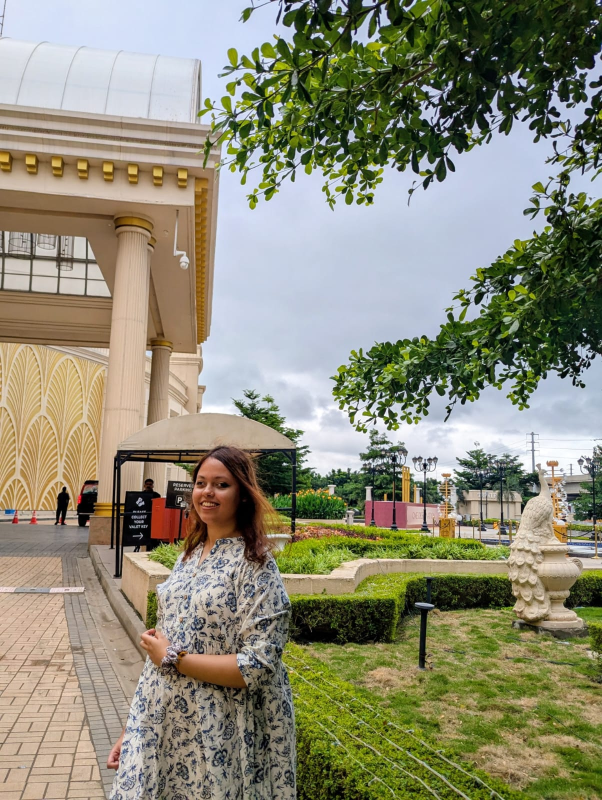
#> input picture input.jpg, 1204 x 1600 px (shown at 1/2 size)
$ python main.py
#> lines starting #> are read from the running program, lines starting #| are printed output that depends on the picture
### image_utils.py
import cv2
import os


def load_image(filename):
#> called with filename = 'input.jpg'
    image = cv2.imread(filename)
#> image is the input picture: shape (1600, 1204, 3); mean B, G, R 118, 139.3, 141.1
#> the answer given: 1

    if image is None:
        raise FileNotFoundError(
            f"Could not find or open the image: {filename}"
        )

    return image


def create_output_folder():
    os.makedirs("output", exist_ok=True)


def save_image(image, filename):
    create_output_folder()
    output_path = os.path.join("output", filename)

    success = cv2.imwrite(output_path, image)

    if not success:
        raise IOError(f"Could not save image: {output_path}")

    return output_path

### transformations.py
import cv2
import numpy as np
import config


def brightness(image):
    return cv2.convertScaleAbs(
        image,
        alpha=1.0,
        beta=config.BRIGHTNESS_VALUE
    )
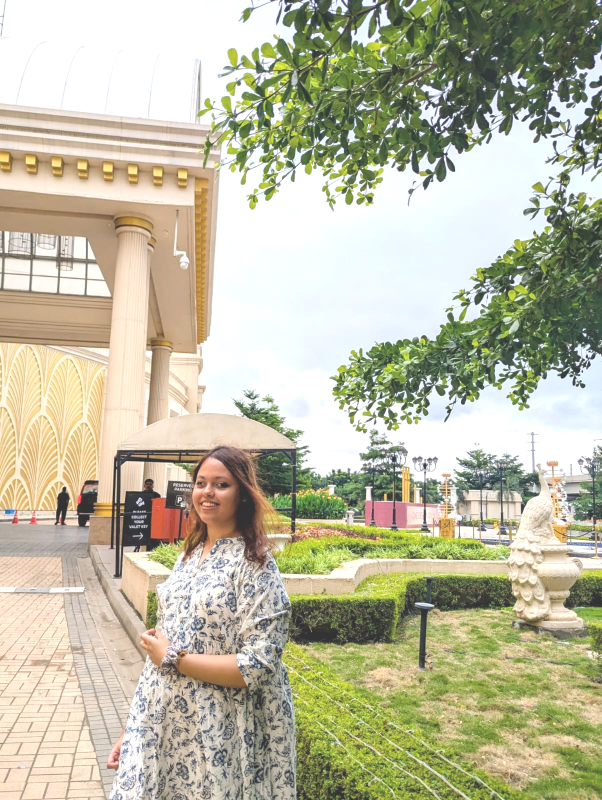
#> returned value: shape (1600, 1204, 3) (shown at 1/2 size); mean of channels 0, 1, 2 161.9, 186.8, 189; drawn as B, G, R


# [6 lines left out: function contrast, not called in this run]


def negative(image):
    return 255 - image


# [63 lines left out: functions gamma_transformation, thresholding, translation, scaling, rotation, not called in this run]


def horizontal_reflection(image):
    return cv2.flip(image, 1)


def vertical_reflection(image):
    return cv2.flip(image, 0)


# [55 lines left out: functions x_shearing, y_shearing, affine_transformation, not called in this run]

### main.py
from image_utils import load_image, save_image
from transformations import (
    brightness,
    contrast,
    negative,
    gamma_transformation,
    thresholding,
    translation,
    scaling,
    rotation,
    horizontal_reflection,
    vertical_reflection,
    x_shearing,
    y_shearing,
    affine_transformation
)


def display_menu():
    print("\n===== COMPUTER VISION IMAGE TRANSFORMATION TOOL =====")
    print("1. Brightness")
    print("2. Contrast")
    print("3. Negative")
    print("4. Gamma Transformation")
    print("5. Thresholding")
    print("6. Translation")
    print("7. Scaling")
    print("8. Rotation")
    print("9. Horizontal Reflection")
    print("10. Vertical Reflection")
    print("11. X-axis Shearing")
    print("12. Y-axis Shearing")
    print("13. Affine Transformation")


def main():
    try:
        image = load_image("input.jpg")

        display_menu()

        choice = int(input("\nEnter your choice: "))

        transformations = {
            1: (brightness, "brightness.jpg"),
            2: (contrast, "contrast.jpg"),
            3: (negative, "negative.jpg"),
            4: (gamma_transformation, "gamma.jpg"),
            5: (thresholding, "threshold.jpg"),
            6: (translation, "translation.jpg"),
            7: (scaling, "scaling.jpg"),
            8: (rotation, "rotation.jpg"),
            9: (horizontal_reflection, "horizontal_reflection.jpg"),
            10: (vertical_reflection, "vertical_reflection.jpg"),
            11: (x_shearing, "x_shear.jpg"),
            12: (y_shearing, "y_shear.jpg"),
            13: (affine_transformation, "affine.jpg")
        }

        if choice not in transformations:
            print("Invalid choice. Please select a number from 1 to 13.")
            return

        transformation_function, filename = transformations[choice]

        result = transformation_function(image)

        output_path = save_image(result, filename)
#> output_path = 'output/brightness.jpg'

        print("\nTransformation completed successfully!")
        print(f"Output saved in: {output_path}")
#| Output saved in: output/brightness.jpg

    except ValueError:
        print("Error: Please enter a valid number.")

    except FileNotFoundError as error:
        print(f"Error: {error}")

    except Exception as error:
        print(f"An unexpected error occurred: {error}")


if __name__ == "__main__":
    main()
